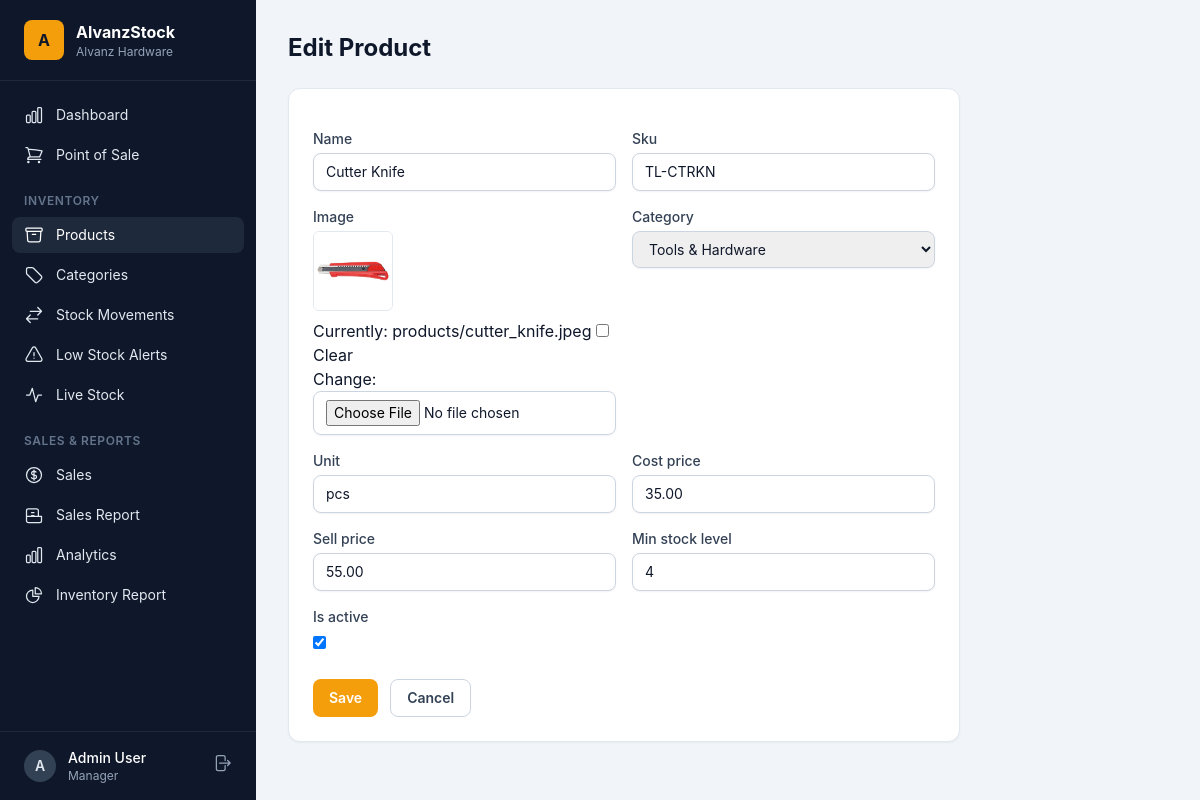
Screenshot of /products/10/edit/ (signed in) with the database file from the repository.
### accounts/models.py (models this page shows, shortened)
class User(AbstractUser):
    class Role(models.TextChoices):
        MANAGER = "manager", "Manager"
        CASHIER = "cashier", "Cashier"
        STAFF = "staff", "Staff"
        STOCK_VIEWER = "stock_viewer", "Stock Viewer"
    role = models.CharField(max_length=20, choices=Role.choices, default=Role.STAFF)
    @property
    def is_manager(self):
        return self.role == self.Role.MANAGER or self.is_superuser
    @property
    def is_stock_viewer(self):
        return self.role == self.Role.STOCK_VIEWER

### inventory/models.py (models this page shows, shortened)
class Product(models.Model):
    name = models.CharField(max_length=200)
    sku = models.CharField(max_length=50, unique=True)
    image = models.ImageField(upload_to="products/", blank=True)
    category = models.ForeignKey(Category, on_delete=models.SET_NULL, null=True, blank=True, related_name="products")
    unit = models.CharField(max_length=20, default="pcs")
    cost_price = models.DecimalField(max_digits=12, decimal_places=2, default=0)
    sell_price = models.DecimalField(max_digits=12, decimal_places=2, default=0)
    quantity = models.PositiveIntegerField(default=0)
    min_stock_level = models.PositiveIntegerField(default=10)
    is_active = models.BooleanField(default=True)
    created_at = models.DateTimeField(auto_now_add=True)
    updated_at = models.DateTimeField(auto_now=True)
    class Meta:
        ordering = ["name"]

### inventory/views.py (the view)
# urls.py: path("products/<int:pk>/edit/", views.product_edit, name="product_edit"),
@inventory_manager_required
def product_edit(request, pk):
    product = get_object_or_404(Product, pk=pk)
    if request.method == "POST":
        form = ProductForm(request.POST, request.FILES, instance=product)
        if form.is_valid():
            form.save()
            messages.success(request, "Product updated.")
            return redirect("product_detail", pk=pk)
    else:
        form = ProductForm(instance=product)
    return render(request, "inventory/product_form.html", {"form": form, "product": product, "title": "Edit Product"})

### inventory/forms.py
class ProductForm(forms.ModelForm):
    class Meta:
        model = Product
        fields = ["name", "sku", "image", "category", "unit", "cost_price", "sell_price", "min_stock_level", "is_active"]
        widgets = {
            "name": forms.TextInput(attrs={"class": "input", "placeholder": "e.g. Portland Cement 40kg"}),
            "sku": forms.TextInput(attrs={"class": "input", "placeholder": "e.g. CEM-40KG"}),
            "image": forms.ClearableFileInput(attrs={"class": "input", "accept": "image/*"}),
            "unit": forms.TextInput(attrs={"class": "input", "placeholder": "e.g. pcs, bag, liter"}),
            "category": forms.Select(attrs={"class": "input"}),
            "cost_price": forms.NumberInput(attrs={"class": "input", "step": "0.01"}),
            "sell_price": forms.NumberInput(attrs={"class": "input", "step": "0.01"}),
            "min_stock_level": forms.NumberInput(attrs={"class": "input"}),
        }

### inventory/models.py (called while the page is built)
    def __str__(self):
        return self.name

### templates/inventory/product_form.html (shortened to what this page needs)
{% extends "base.html" %}
{% block content %}
<div class="max-w-2xl">
  <h1 class="text-2xl font-bold mb-6">{{ title }}</h1>
  <form method="post" enctype="multipart/form-data" class="card p-6 space-y-4">
    <div class="grid grid-cols-1 sm:grid-cols-2 gap-4">
      {% for field in form %}
        <div class="{% if field.name in 'notes,description' %}sm:col-span-2{% endif %}">
          <label class="label" for="{{ field.id_for_label }}">{{ field.label }}</label>
          {% if field.name == "image" and product.image %}
            <img src="{{ product.image.url }}" alt="Current image of {{ product.name }}" class="mb-2 h-20 w-20 rounded-md border border-slate-200 object-cover">
          {% endif %}
          {{ field }}
        </div>
      {% endfor %}
    </div>
    <div class="flex gap-3 pt-2">
      <button type="submit" class="btn-primary">Save</button>
      <a href="{% if product %}{% url 'product_detail' product.pk %}{% else %}{% url 'product_list' %}{% endif %}" class="btn-secondary">Cancel</a>
    </div>
  </form>
</div>
{% endblock %}

### templates/base.html (shortened to what this page needs)
{% load static %}
<!DOCTYPE html>
<html lang="en">
<head>
  <link rel="stylesheet" href="{% static 'css/output.css' %}">
</head>
<body class="bg-slate-100 text-slate-900 antialiased">
  {% if user.is_authenticated %}
  <div class="flex min-h-screen">
    <aside class="hidden lg:flex w-64 flex-col bg-slate-900 text-slate-200 fixed inset-y-0">
      <div class="flex items-center gap-3 px-6 py-5 border-b border-slate-800">
        <div class="w-10 h-10 rounded-lg bg-amber-500 flex items-center justify-center font-bold text-slate-900">A</div>
        <div>
          <div class="font-bold text-white">AlvanzStock</div>
          <div class="text-xs text-slate-400">Alvanz Hardware</div>
        </div>
      </div>
      <nav class="flex-1 px-3 py-4 space-y-1 text-sm">
        {% if user.is_stock_viewer %}
        <a href="{% url 'real_time_stock' %}" class="{% if request.resolver_match.url_name == 'real_time_stock' %}bg-slate-800 text-white{% else %}hover:bg-slate-800 hover:text-white{% endif %} flex items-center gap-3 rounded-lg px-3 py-2">
          <svg class="w-5 h-5" fill="none" stroke="currentColor" stroke-width="1.5" viewBox="0 0 24 24"><path stroke-linecap="round" stroke-linejoin="round" d="M3 12h4l3-8 4 16 3-8h4"/></svg>
          Live Stock
        </a>
        {% else %}
        <a href="{% url 'dashboard' %}" class="{% if request.resolver_match.url_name == 'dashboard' %}bg-slate-800 text-white{% else %}hover:bg-slate-800 hover:text-white{% endif %} flex items-center gap-3 rounded-lg px-3 py-2">
          Dashboard
        </a>
        <a href="{% url 'pos_screen' %}" class="{% if request.resolver_match.url_name == 'pos_screen' %}bg-slate-800 text-white{% else %}hover:bg-slate-800 hover:text-white{% endif %} flex items-center gap-3 rounded-lg px-3 py-2">
          Point of Sale
        </a>
        <div class="pt-4 pb-1 px-3 text-xs font-semibold uppercase tracking-wider text-slate-500">Inventory</div>
        <a href="{% url 'product_list' %}" class="{% if request.resolver_match.url_name == 'product_list' or request.resolver_match.url_name == 'product_detail' or request.resolver_match.url_name == 'product_create' or request.resolver_match.url_name == 'product_edit' %}bg-slate-800 text-white{% else %}hover:bg-slate-800 hover:text-white{% endif %} flex items-center gap-3 rounded-lg px-3 py-2">
          Products
        </a>
        <a href="{% url 'category_list' %}" class="{% if request.resolver_match.url_name == 'category_list' %}bg-slate-800 text-white{% else %}hover:bg-slate-800 hover:text-white{% endif %} flex items-center gap-3 rounded-lg px-3 py-2">
          Categories
        </a>
        <a href="{% url 'stock_transaction_list' %}" class="{% if request.resolver_match.url_name == 'stock_transaction_list' or request.resolver_match.url_name == 'stock_transaction_create' %}bg-slate-800 text-white{% else %}hover:bg-slate-800 hover:text-white{% endif %} flex items-center gap-3 rounded-lg px-3 py-2">
          <svg class="w-5 h-5" fill="none" stroke="currentColor" stroke-width="1.5" viewBox="0 0 24 24"><path stroke-linecap="round" stroke-linejoin="round" d="M7.5 21L3 16.5m0 0L7.5 12M3 16.5h13.5m0-13.5L21 7.5m0 0L16.5 12M21 7.5H7.5"/></svg>
          Stock Movements
        </a>
        <a href="{% url 'low_stock' %}" class="{% if request.resolver_match.url_name == 'low_stock' %}bg-slate-800 text-white{% else %}hover:bg-slate-800 hover:text-white{% endif %} flex items-center gap-3 rounded-lg px-3 py-2">
          Low Stock Alerts
        </a>
        <a href="{% url 'real_time_stock' %}" class="{% if request.resolver_match.url_name == 'real_time_stock' %}bg-slate-800 text-white{% else %}hover:bg-slate-800 hover:text-white{% endif %} flex items-center gap-3 rounded-lg px-3 py-2">
          <svg class="w-5 h-5" fill="none" stroke="currentColor" stroke-width="1.5" viewBox="0 0 24 24"><path stroke-linecap="round" stroke-linejoin="round" d="M3 12h4l3-8 4 16 3-8h4"/></svg>
          Live Stock
        </a>
        {% if user.is_manager %}
        <div class="pt-4 pb-1 px-3 text-xs font-semibold uppercase tracking-wider text-slate-500">Sales & Reports</div>
        <a href="{% url 'sales_list' %}" class="{% if request.resolver_match.url_name == 'sales_list' %}bg-slate-800 text-white{% else %}hover:bg-slate-800 hover:text-white{% endif %} flex items-center gap-3 rounded-lg px-3 py-2">
          Sales
        </a>
        <a href="{% url 'sales_report' %}" class="{% if request.resolver_match.url_name == 'sales_report' %}bg-slate-800 text-white{% else %}hover:bg-slate-800 hover:text-white{% endif %} flex items-center gap-3 rounded-lg px-3 py-2">
          Sales Report
        </a>
        <a href="{% url 'analytics_report' %}" class="{% if request.resolver_match.url_name == 'analytics_report' %}bg-slate-800 text-white{% else %}hover:bg-slate-800 hover:text-white{% endif %} flex items-center gap-3 rounded-lg px-3 py-2">
          Analytics
        </a>
        <a href="{% url 'inventory_report' %}" class="{% if request.resolver_match.url_name == 'inventory_report' %}bg-slate-800 text-white{% else %}hover:bg-slate-800 hover:text-white{% endif %} flex items-center gap-3 rounded-lg px-3 py-2">
          <svg class="w-5 h-5" fill="none" stroke="currentColor" stroke-width="1.5" viewBox="0 0 24 24"><path stroke-linecap="round" stroke-linejoin="round" d="M10.5 6a7.5 7.5 0 107.5 7.5h-7.5V6z"/><path stroke-linecap="round" stroke-linejoin="round" d="M13.5 10.5H21A7.5 7.5 0 0013.5 3v7.5z"/></svg>
          Inventory Report
        </a>
        {% endif %}
        {% endif %}
      </nav>
      <div class="px-3 py-4 border-t border-slate-800">
        <div class="flex items-center gap-3 px-3">
          <div class="w-8 h-8 rounded-full bg-slate-700 flex items-center justify-center text-sm font-semibold">{{ user.get_full_name|default:user.username|first|upper }}</div>
          <div class="flex-1 min-w-0">
            <div class="text-sm font-medium text-white truncate">{{ user.get_full_name|default:user.username }}</div>
            <div class="text-xs text-slate-400 capitalize">{{ user.get_role_display }}</div>
          </div>
          <form method="post" action="{% url 'logout' %}">
            <button title="Log out" class="text-slate-400 hover:text-white">
              <svg class="w-5 h-5" fill="none" stroke="currentColor" stroke-width="1.5" viewBox="0 0 24 24"><path stroke-linecap="round" stroke-linejoin="round" d="M15.75 9V5.25A2.25 2.25 0 0013.5 3h-6a2.25 2.25 0 00-2.25 2.25v13.5A2.25 2.25 0 007.5 21h6a2.25 2.25 0 002.25-2.25V15m3 0l3-3m0 0l-3-3m3 3H9"/></svg>
            </button>
          </form>
        </div>
      </div>
    </aside>
    <div class="flex-1 lg:ml-64">
      <main class="p-4 lg:p-8">
        {% block content %}{% endblock %}
      </main>
    </div>
  </div>
  {% else %}
    {% block bare %}{% endblock %}
  {% endif %}
</body>
</html>

### rows the page displays
User: get_full_name|first "A", get_full_name "Admin User", role "Manager"
Product: form "Cutter Knife" "TL-CTRKN" "Tools & Hardware" "pcs" "35.00" "55.00" "4" "☑", image (picture)

### other values shown
{{ title }} "Edit Product"
{{ field.label }} "Name" "Sku" "Image" "Category" "Unit" "Cost price" "Sell price" "Min stock level" "Is active"
